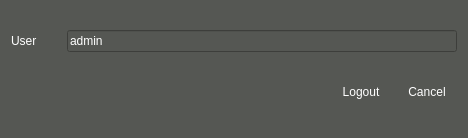
<?xml version="1.0" encoding="UTF-8"?>
<ui version="4.0">
 <class>VSCUserStatus</class>
 <widget class="QDialog" name="VSCUserStatus">
  <property name="geometry">
   <rect>
    <x>0</x>
    <y>0</y>
    <width>468</width>
    <height>138</height>
   </rect>
  </property>
  <property name="windowTitle">
   <string>User</string>
  </property>
  <property name="windowIcon">
   <iconset resource="vscmainwindows.qrc">
    <normaloff>:/logo/resources/vscsmall.png</normaloff>:/logo/resources/vscsmall.png</iconset>
  </property>
  <property name="styleSheet">
   <string notr="true">background-color: rgb(85, 87, 83);</string>
  </property>
  <property name="modal">
   <bool>true</bool>
  </property>
  <layout class="QVBoxLayout" name="verticalLayout">
   <item>
    <layout class="QHBoxLayout" name="horizontalLayout">
     <property name="spacing">
      <number>30</number>
     </property>
     <item>
      <widget class="QLabel" name="label">
       <property name="styleSheet">
        <string notr="true">font: 12pt &quot;Arial&quot;;
color: rgb(255, 255, 255);</string>
       </property>
       <property name="text">
        <string>User</string>
       </property>
      </widget>
     </item>
     <item>
      <widget class="QLineEdit" name="lineEditName">
       <property name="styleSheet">
        <string notr="true">font: 12pt &quot;Arial&quot;;
color: rgb(255, 255, 255);</string>
       </property>
       <property name="text">
        <string>admin</string>
       </property>
       <property name="readOnly">
        <bool>true</bool>
       </property>
      </widget>
     </item>
    </layout>
   </item>
   <item>
    <layout class="QHBoxLayout" name="_2">
     <property name="spacing">
      <number>6</number>
     </property>
     <property name="leftMargin">
      <number>0</number>
     </property>
     <property name="topMargin">
      <number>0</number>
     </property>
     <property name="rightMargin">
      <number>0</number>
     </property>
     <property name="bottomMargin">
      <number>0</number>
     </property>
     <item>
      <spacer>
       <property name="orientation">
        <enum>Qt::Horizontal</enum>
       </property>
       <property name="sizeHint" stdset="0">
        <size>
         <width>131</width>
         <height>31</height>
        </size>
       </property>
      </spacer>
     </item>
     <item>
      <widget class="QPushButton" name="pbLogout">
       <property name="minimumSize">
        <size>
         <width>60</width>
         <height>30</height>
        </size>
       </property>
       <property name="maximumSize">
        <size>
         <width>60</width>
         <height>30</height>
        </size>
       </property>
       <property name="styleSheet">
        <string notr="true">QPushButton { 
border:none;
color:white;
background-image: url(:/action/resources/button.png);}
QPushButton:hover {
	background-image: url(:/action/resources/buttonpress.png);}
QPushButton:pressed {
	background-image: url(:/action/resources/button.png);}</string>
       </property>
       <property name="text">
        <string>Logout</string>
       </property>
      </widget>
     </item>
     <item>
      <widget class="QPushButton" name="pbCancel">
       <property name="minimumSize">
        <size>
         <width>60</width>
         <height>30</height>
        </size>
       </property>
       <property name="maximumSize">
        <size>
         <width>60</width>
         <height>30</height>
        </size>
       </property>
       <property name="autoFillBackground">
        <bool>false</bool>
       </property>
       <property name="styleSheet">
        <string notr="true">QPushButton { 
border:none;
color:white;
background-image: url(:/action/resources/button.png);}
QPushButton:hover {
	background-image: url(:/action/resources/buttonpress.png);}
QPushButton:pressed {
	background-image: url(:/action/resources/button.png);}</string>
       </property>
       <property name="text">
        <string>Cancel</string>
       </property>
      </widget>
     </item>
    </layout>
   </item>
  </layout>
 </widget>
 <resources>
  <include location="vscmainwindows.qrc"/>
 </resources>
 <connections>
  <connection>
   <sender>pbLogout</sender>
   <signal>clicked()</signal>
   <receiver>VSCUserStatus</receiver>
   <slot>accept()</slot>
   <hints>
    <hint type="sourcelabel">
     <x>278</x>
     <y>253</y>
    </hint>
    <hint type="destinationlabel">
     <x>96</x>
     <y>254</y>
    </hint>
   </hints>
  </connection>
  <connection>
   <sender>pbCancel</sender>
   <signal>clicked()</signal>
   <receiver>VSCUserStatus</receiver>
   <slot>reject()</slot>
   <hints>
    <hint type="sourcelabel">
     <x>369</x>
     <y>253</y>
    </hint>
    <hint type="destinationlabel">
     <x>179</x>
     <y>282</y>
    </hint>
   </hints>
  </connection>
 </connections>
</ui>
